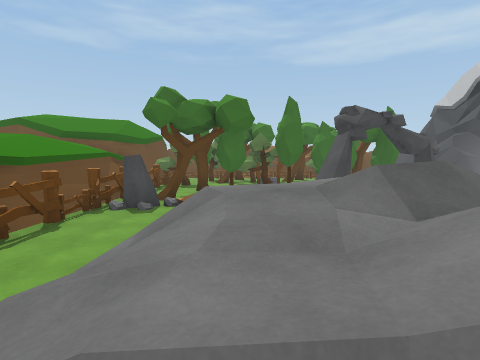
[1] (above)

18 first-person views from a walk through a Unity game level. The camera is 1.4 m above the floor, tilts 4° down and sees 80° across. The floor is counted in squares, 2 m on a side. Each view is taken from the middle of a square. On the plan, view 1 faces up. The plan holds only what a view shows up to about 10 squares ahead; the rest is blank. The place goes on beyond the plan. The player is left out. Some animated figures are left out. Some surface patterns are stand-ins.

[2]
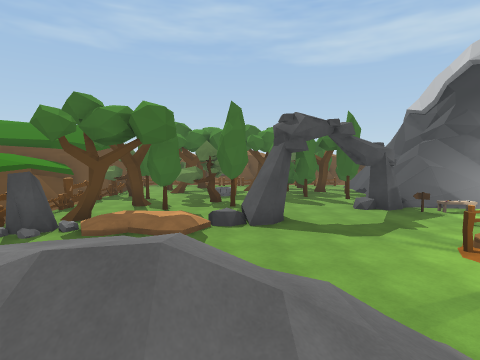

[3]
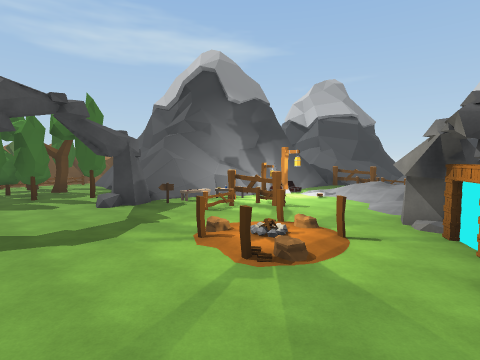

[4]
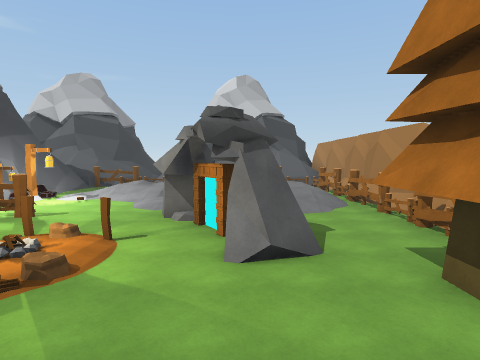

[5]
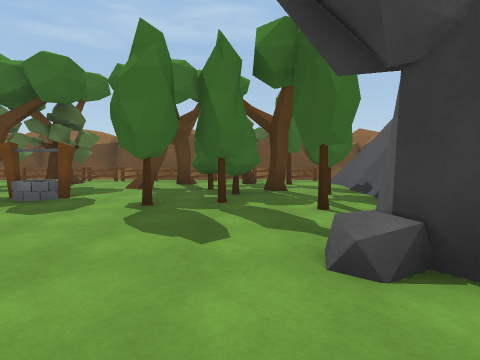

[6]
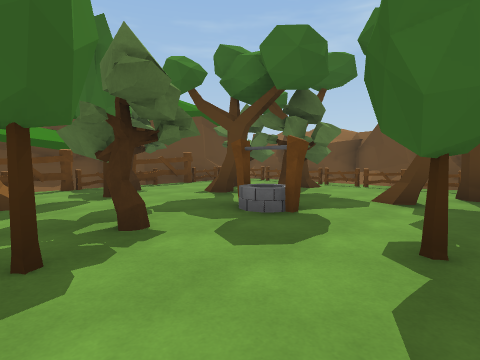

[7]
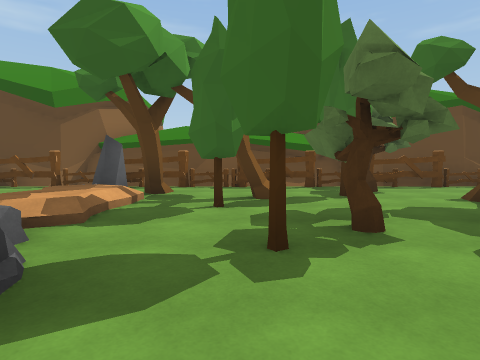

[8]
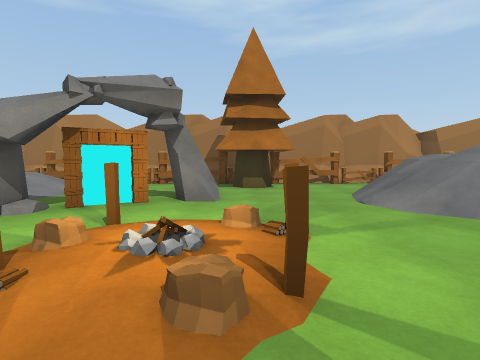

[9]
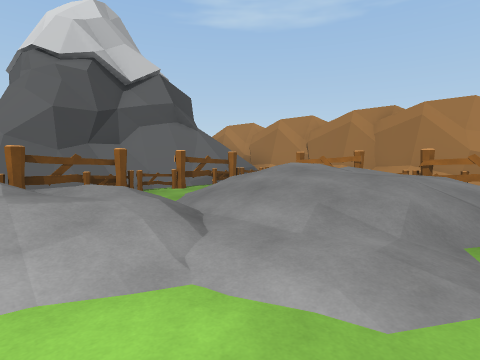

[10]
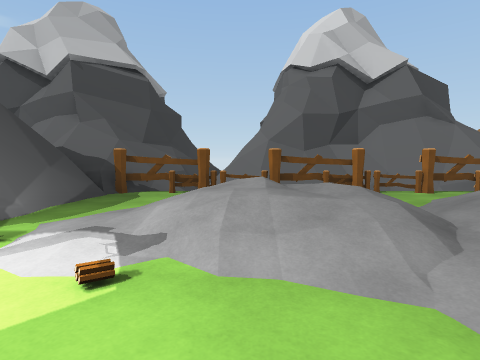

[11]
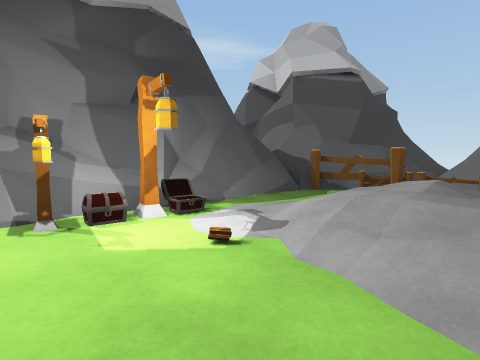

[12]
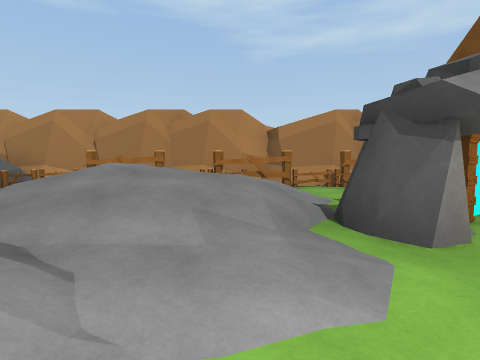

[13]
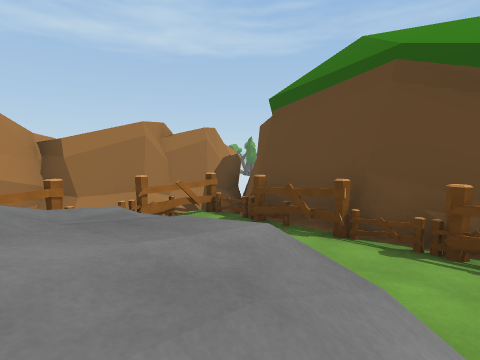

[14]
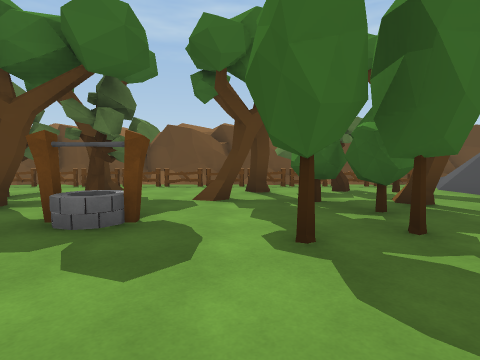

[15]
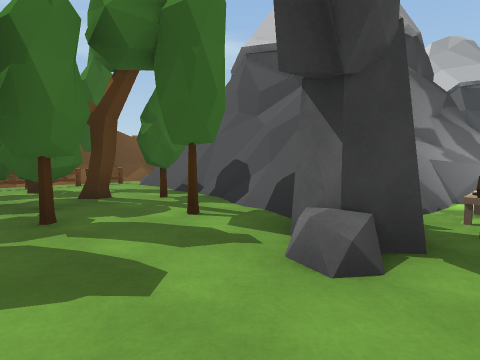

[16]
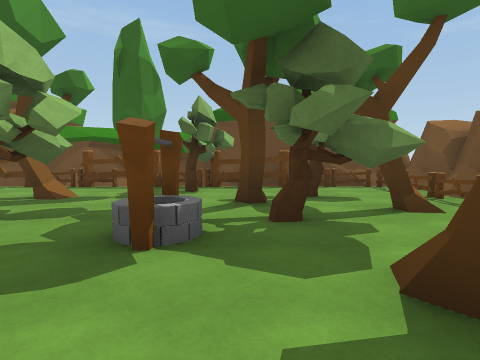

[17]
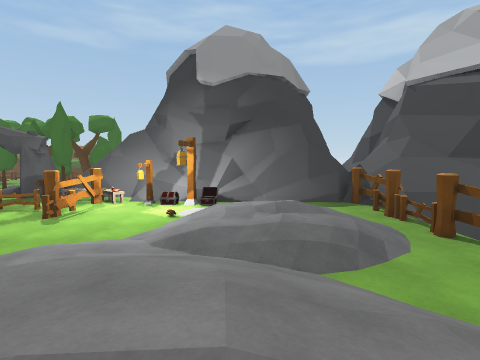

[18]
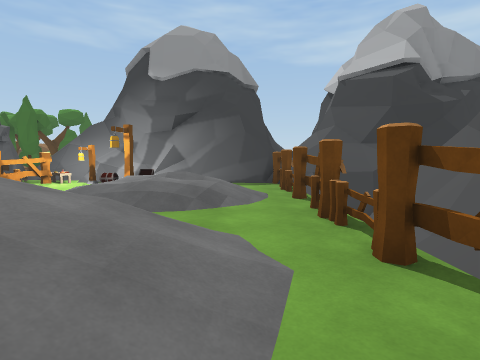

### Floor plan
Key: @ floor where view 1 was taken; # wall or solid block; . main floor; - floor 0.75 m lower than the main floor; _ floor 1.5 m lower than the main floor; : floor 1.75 m higher than the main floor; / step, stairs or slope; = window, fence, low wall or low ledge; ^ raised ledge; v drop or lower ground; T tree; F fence; R rock; L log; C chest; S streetlight; W well; O other object.
Columns run from 5 left of view 1 to 19 right of it. Each row starts with its distance up from view 1.
 19  #############
 18  #FFFFFFFO FF#
 17  #F......TT..#
 16  #F.TTT.TTTT.#
 15  #....T.TTTT #
 14 ##F.T.....TTT#
 13 #TT...WW..T. #
 12 ##.T....#T.T##
 11 ##F..TT.....##
 10  #F.TT.T...#############
  9  #F.........O. O#C#=##:##
  8  #.T///R#....FFCSS/...==#
  7  #FR///.......F..///.F-vv
  6  #F.. .....L.....////F v#
  5  #F.   /....L....////. ##
  4  #F./// /..LL...////.F_##
  3  #..=////....OO/////.F_#
  2  #F///////..#O.//////Fv#
  1  #F /////......//////F##
  0  #F  @ =/......///  .F##
 -1  #FFOFOF.FOOFFFFOO   O^#
 -2  #######################

Where each view was taken, in squares from view 1:
view 1: 0 up, 0 right, facing up
view 2: 1 up, 2 right, facing up
view 3: 2 up, 3 right, facing up-right
view 4: 2 up, 3 right, facing right
view 5: 8 up, 5 right, facing up
view 6: 10 up, 4 right, facing up-left
view 7: 10 up, 4 right, facing left
view 8: 7 up, 6 right, facing down
view 9: 6 up, 10 right, facing down-right
view 10: 6 up, 10 right, facing right
view 11: 5 up, 10 right, facing up-right
view 12: 6 up, 11 right, facing down
view 13: 4 up, 1 right, facing down-left
view 14: 10 up, 3 right, facing up
view 15: 9 up, 4 right, facing up-right
view 16: 14 up, 4 right, facing left
view 17: 1 up, 13 right, facing up
view 18: 0 up, 15 right, facing up
